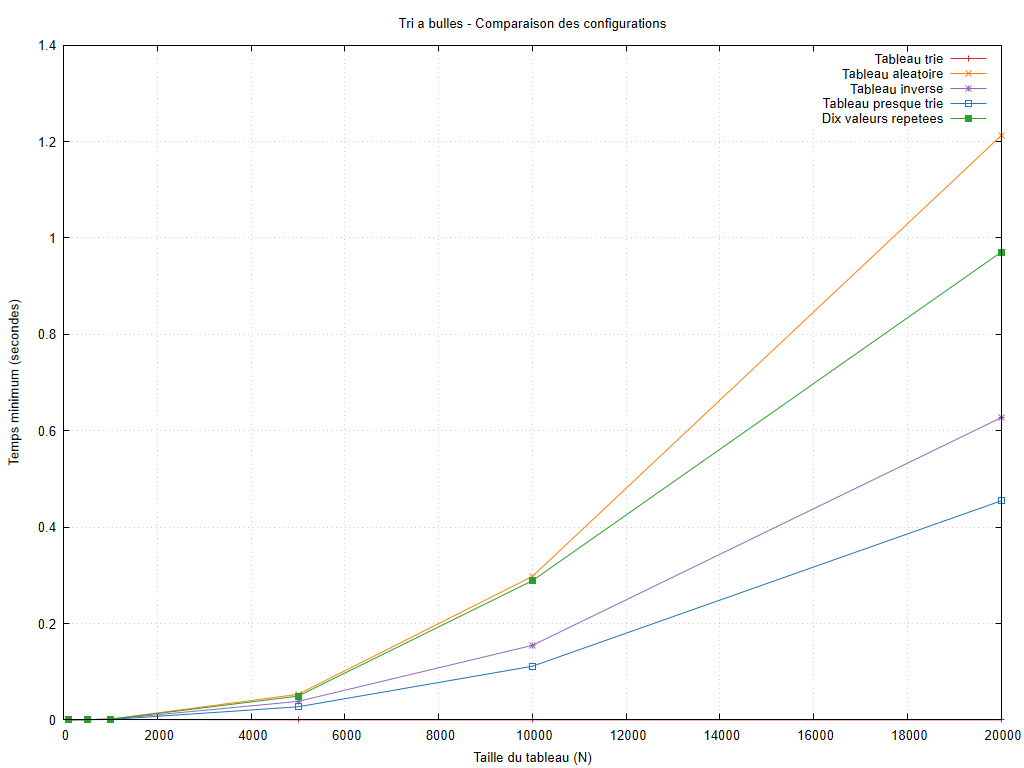

Generate this figure with gnuplot:
set encoding utf8
set terminal pngcairo size 1024,768 font 'Arial,10'
set output 'graphiques/20261006_211417/cases/bubble_sort_cases.png'
set datafile missing 'non_mesure'
set title 'Tri a bulles - Comparaison des configurations'
set xlabel 'Taille du tableau (N)'
set ylabel 'Temps minimum (secondes)'
set grid
set yrange [0:*]
plot 'resultats/20261006_211417/cases/bubble_sort_cases.dat' using 1:2 title 'Tableau trie' with linespoints lc rgb '#d62728', 'resultats/20261006_211417/cases/bubble_sort_cases.dat' using 1:3 title 'Tableau aleatoire' with linespoints lc rgb '#ff7f0e', 'resultats/20261006_211417/cases/bubble_sort_cases.dat' using 1:4 title 'Tableau inverse' with linespoints lc rgb '#9467bd', 'resultats/20261006_211417/cases/bubble_sort_cases.dat' using 1:5 title 'Tableau presque trie' with linespoints lc rgb '#1f77b4', 'resultats/20261006_211417/cases/bubble_sort_cases.dat' using 1:6 title 'Dix valeurs repetees' with linespoints lc rgb '#2ca02c'
unset output
